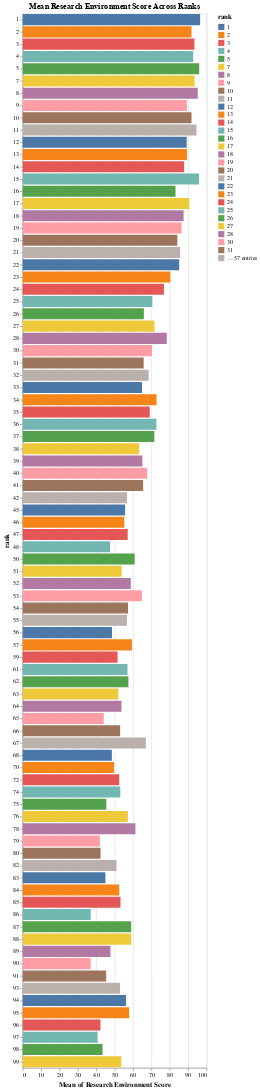

Notebook code cell kept with this figure:
### Markdown cell above
**Analyze the distribution of 'Research Environment Score' across different ranks using a horizontal bar chart**

### Code cell
# Horizontal bar chart using Altair to analyze the distribution of 'Research Environment Score' across ranks
alt.Chart(data).mark_bar().encode(
    y='rank:O',
    x='mean(Research Environment Score):Q',
    color='rank:N'
).properties(
    title='Mean Research Environment Score Across Ranks'
).interactive()

### Figure 1 — Vega-Lite specification as saved in the notebook (floating-point values rounded to 4 significant figures)
{"config": {"view": {"continuousWidth": 300, "continuousHeight": 300}}, "data": {"name": "data-ccb77a1e6e6b53fd516ab1508df2a56c"}, "mark": {"type": "bar"}, "encoding": {"color": {"field": "rank", "type": "nominal"}, "x": {"aggregate": "mean", "field": "Research Environment Score", "type": "quantitative"}, "y": {"field": "rank", "type": "ordinal"}}, "params": [{"name": "param_1", "select": {"type": "interval", "encodings": ["x", "y"]}, "bind": "scales"}], "title": "Mean Research Environment Score Across Ranks", "$schema": "https://vega.github.io/schema/vega-lite/v5.16.3.json", "datasets": {"data-ccb77a1e6e6b53fd516ab1508df2a56c": [{"rank": 1, "ranking-institution-title": "Massachusetts Institute of Technology", "location": "United States", "Overall scores": 94.8, "Research Quality Score": 92.2, "Industry Score": 99.9, "International Outlook": 89.6, "Research Environment Score": 96.5, "Teaching Score": 96.0}, {"rank": 2, "ranking-institution-title": "Stanford University", "location": "United States", "Overall scores": 93.4, "Research Quality Score": 91.9, "Industry Score": 100.0, "International Outlook": 83.5, "Research Environment Score": 91.8, "Teaching Score": 98.2}, {"rank": 3, "ranking-institution-title": "Harvard University", "location": "United States", "Overall scores": 92.4, "Research Quality Score": 95.2, "Industry Score": 69.8, "International Outlook": 82.1, "Research Environment Score": 93.4, "Teaching Score": 95.0}, {"rank": 4, "ranking-institution-title": "University of California, Berkeley", "location": "United States", "Overall scores": 91.9, "Research Quality Score": 95.2, "Industry Score": 90.6, "International Outlook": 83.5, "Research Environment Score": 92.7, "Teaching Score": 91.1}, {"rank": 5, "ranking-institution-title": "University of Cambridge", "location": "United Kingdom", "Overall scores": 91.7, "Research Quality Score": 86.6, "Industry Score": 76.7, "International Outlook": 95.4, "Research Environment Score": 94.6, "Teaching Score": 93.8}, {"rank": 5, "ranking-institution-title": "University of Oxford", "location": "United Kingdom", "Overall scores": 91.7, "Research Quality Score": 81.7, "Industry Score": 89.4, "International Outlook": 94.5, "Research Environment Score": 97.4, "Teaching Score": 93.5}, {"rank": 7, "ranking-institution-title": "The University of Chicago", "location": "United States", "Overall scores": 91.3, "Research Quality Score": 95.8, "Industry Score": 67.6, "International Outlook": 79.0, "Research Environment Score": 93.5, "Teaching Score": 91.9}, {"rank": 8, "ranking-institution-title": "Tsinghua University", "location": "China", "Overall scores": 90.0, "Research Quality Score": 82.5, "Industry Score": 99.5, "International Outlook": 77.7, "Research Environment Score": 95.2, "Teaching Score": 93.2}, {"rank": 9, "ranking-institution-title": "Yale University", "location": "United States", "Overall scores": 89.5, "Research Quality Score": 86.9, "Industry Score": 67.8, "International Outlook": 85.1, "Research Environment Score": 89.3, "Teaching Score": 96.1}, {"rank": 10, "ranking-institution-title": "Peking University", "location": "China", "Overall scores": 89.2, "Research Quality Score": 74.5, "Industry Score": 95.4, "International Outlook": 94.0, "Research Environment Score": 91.8, "Teaching Score": 96.3}, {"rank": 11, "ranking-institution-title": "London School of Economics and Political Science", "location": "United Kingdom", "Overall scores": 87.8, "Research Quality Score": 81.9, "Industry Score": 68.1, "International Outlook": 95.7, "Research Environment Score": 94.5, "Teaching Score": 85.9}, {"rank": 12, "ranking-institution-title": "University of Pennsylvania", "location": "United States", "Overall scores": 87.5, "Research Quality Score": 86.9, "Industry Score": 71.4, "International Outlook": 74.9, "Research Environment Score": 89.2, "Teaching Score": 92.2}, {"rank": 13, "ranking-institution-title": "Northwestern University", "location": "United States", "Overall scores": 86.8, "Research Quality Score": 86.2, "Industry Score": 77.2, "International Outlook": 79.8, "Research Environment Score": 89.4, "Teaching Score": 88.0}, {"rank": 14, "ranking-institution-title": "Columbia University", "location": "United States", "Overall scores": 86.5, "Research Quality Score": 79.2, "Industry Score": 77.3, "International Outlook": 87.7, "Research Environment Score": 87.8, "Teaching Score": 92.0}, {"rank": 15, "ranking-institution-title": "National University of Singapore", "location": "Singapore", "Overall scores": 85.7, "Research Quality Score": 79.7, "Industry Score": 97.9, "International Outlook": 80.4, "Research Environment Score": 95.9, "Teaching Score": 79.9}, {"rank": 16, "ranking-institution-title": "ETH Zurich", "location": "Switzerland", "Overall scores": 83.5, "Research Quality Score": 87.1, "Industry Score": 99.5, "International Outlook": 96.4, "Research Environment Score": 83.1, "Teaching Score": 75.2}, {"rank": 17, "ranking-institution-title": "New York University", "location": "United States", "Overall scores": 83.3, "Research Quality Score": 75.7, "Industry Score": 68.6, "International Outlook": 89.3, "Research Environment Score": 90.6, "Teaching Score": 82.2}, {"rank": 18, "ranking-institution-title": "Duke University", "location": "United States", "Overall scores": 82.8, "Research Quality Score": 80.2, "Industry Score": 100.0, "International Outlook": 83.0, "Research Environment Score": 87.5, "Teaching Score": 77.7}, {"rank": 19, "ranking-institution-title": "University of California, Los Angeles", "location": "United States", "Overall scores": 81.2, "Research Quality Score": 79.2, "Industry Score": 67.5, "International Outlook": 75.8, "Research Environment Score": 86.4, "Teaching Score": 80.9}, {"rank": 20, "ranking-institution-title": "Cornell University", "location": "United States", "Overall scores": 81.1, "Research Quality Score": 80.7, "Industry Score": 67.5, "International Outlook": 78.2, "Research Environment Score": 84.1, "Teaching Score": 81.0}, {"rank": 21, "ranking-institution-title": "University of Michigan-Ann Arbor", "location": "United States", "Overall scores": 80.8, "Research Quality Score": 81.1, "Industry Score": 74.7, "International Outlook": 73.1, "Research Environment Score": 85.6, "Teaching Score": 78.7}, {"rank": 22, "ranking-institution-title": "Erasmus University Rotterdam", "location": "Netherlands", "Overall scores": 78.3, "Research Quality Score": 81.7, "Industry Score": 75.7, "International Outlook": 89.0, "Research Environment Score": 85.1, "Teaching Score": 65.5}, {"rank": 23, "ranking-institution-title": "UCL", "location": "United Kingdom", "Overall scores": 76.7, "Research Quality Score": 80.2, "Industry Score": 67.4, "International Outlook": 94.5, "Research Environment Score": 80.3, "Teaching Score": 66.0}, {"rank": 24, "ranking-institution-title": "University of Toronto", "location": "Canada", "Overall scores": 75.0, "Research Quality Score": 77.3, "Industry Score": 67.9, "International Outlook": 92.0, "Research Environment Score": 76.8, "Teaching Score": 67.2}, {"rank": 25, "ranking-institution-title": "Shanghai Jiao Tong University", "location": "China", "Overall scores": 74.7, "Research Quality Score": 75.6, "Industry Score": 99.8, "International Outlook": 86.8, "Research Environment Score": 70.5, "Teaching Score": 71.4}, {"rank": 26, "ranking-institution-title": "University of Warwick", "location": "United Kingdom", "Overall scores": 73.7, "Research Quality Score": 83.5, "Industry Score": 66.0, "International Outlook": 95.9, "Research Environment Score": 65.9, "Teaching Score": 68.1}, {"rank": 27, "ranking-institution-title": "Technical University of Munich", "location": "Germany", "Overall scores": 73.2, "Research Quality Score": 79.8, "Industry Score": 99.3, "International Outlook": 80.3, "Research Environment Score": 71.7, "Teaching Score": 63.8}, {"rank": 28, "ranking-institution-title": "Copenhagen Business School", "location": "Denmark", "Overall scores": 72.0, "Research Quality Score": 86.4, "Industry Score": 53.5, "International Outlook": 83.8, "Research Environment Score": 71.1, "Teaching Score": 60.2}, {"rank": 28, "ranking-institution-title": "The University of Tokyo", "location": "Japan", "Overall scores": 72.0, "Research Quality Score": 50.2, "Industry Score": 100.0, "International Outlook": 47.0, "Research Environment Score": 85.6, "Teaching Score": 79.4}, {"rank": 30, "ranking-institution-title": "The Hong Kong University of Science and Technology", "location": "Hong Kong", "Overall scores": 71.4, "Research Quality Score": 78.5, "Industry Score": 100.0, "International Outlook": 89.8, "Research Environment Score": 70.3, "Teaching Score": 57.4}, {"rank": 31, "ranking-institution-title": "University of Manchester", "location": "United Kingdom", "Overall scores": 71.3, "Research Quality Score": 80.4, "Industry Score": 68.1, "International Outlook": 95.6, "Research Environment Score": 65.8, "Teaching Score": 62.7}, {"rank": 32, "ranking-institution-title": "Carnegie Mellon University", "location": "United States", "Overall scores": 71.0, "Research Quality Score": 84.8, "Industry Score": 68.8, "International Outlook": 88.0, "Research Environment Score": 68.5, "Teaching Score": 57.4}, {"rank": 33, "ranking-institution-title": "University of California, San Diego", "location": "United States", "Overall scores": 70.6, "Research Quality Score": 85.1, "Industry Score": 100.0, "International Outlook": 75.6, "Research Environment Score": 64.9, "Teaching Score": 59.4}, {"rank": 34, "ranking-institution-title": "University of Minnesota", "location": "United States", "Overall scores": 70.2, "Research Quality Score": 77.3, "Industry Score": 82.0, "International Outlook": 56.5, "Research Environment Score": 72.8, "Teaching Score": 64.3}, {"rank": 35, "ranking-institution-title": "University of British Columbia", "location": "Canada", "Overall scores": 69.9, "Research Quality Score": 77.0, "Industry Score": 71.4, "International Outlook": 95.6, "Research Environment Score": 69.1, "Teaching Score": 56.9}, {"rank": 36, "ranking-institution-title": "LMU Munich", "location": "Germany", "Overall scores": 69.0, "Research Quality Score": 66.4, "Industry Score": 97.1, "International Outlook": 72.8, "Research Environment Score": 72.7, "Teaching Score": 62.7}, {"rank": 37, "ranking-institution-title": "University of Mannheim", "location": "Germany", "Overall scores": 68.6, "Research Quality Score": 71.4, "Industry Score": 93.0, "International Outlook": 63.4, "Research Environment Score": 71.6, "Teaching Score": 61.6}, {"rank": 38, "ranking-institution-title": "Nanyang Technological University, Singapore", "location": "Singapore", "Overall scores": 68.4, "Research Quality Score": 77.4, "Industry Score": 100.0, "International Outlook": 86.8, "Research Environment Score": 63.3, "Teaching Score": 56.6}, {"rank": 39, "ranking-institution-title": "University of Hong Kong", "location": "Hong Kong", "Overall scores": 68.3, "Research Quality Score": 80.1, "Industry Score": 72.5, "International Outlook": 97.6, "Research Environment Score": 65.1, "Teaching Score": 52.6}, {"rank": 40, "ranking-institution-title": "Tilburg University", "location": "Netherlands", "Overall scores": 68.1, "Research Quality Score": 72.3, "Industry Score": 99.7, "International Outlook": 81.4, "Research Environment Score": 67.7, "Teaching Score": 57.1}, {"rank": 41, "ranking-institution-title": "University of Melbourne", "location": "Australia", "Overall scores": 67.8, "Research Quality Score": 74.7, "Industry Score": 79.2, "International Outlook": 93.9, "Research Environment Score": 65.5, "Teaching Score": 55.1}, {"rank": 42, "ranking-institution-title": "Fudan University", "location": "China", "Overall scores": 67.1, "Research Quality Score": 74.1, "Industry Score": 88.0, "International Outlook": 77.1, "Research Environment Score": 55.1, "Teaching Score": 67.9}, {"rank": 42, "ranking-institution-title": "Zhejiang University", "location": "China", "Overall scores": 67.1, "Research Quality Score": 82.4, "Industry Score": 94.8, "International Outlook": 87.0, "Research Environment Score": 53.0, "Teaching Score": 59.5}, {"rank": 42, "ranking-institution-title": "University of Zurich", "location": "Switzerland", "Overall scores": 67.1, "Research Quality Score": 80.0, "Industry Score": 91.0, "International Outlook": 90.2, "Research Environment Score": 62.2, "Teaching Score": 51.5}, {"rank": 45, "ranking-institution-title": "Hong Kong Polytechnic University", "location": "Hong Kong", "Overall scores": 67.0, "Research Quality Score": 92.9, "Industry Score": 70.9, "International Outlook": 95.5, "Research Environment Score": 55.7, "Teaching Score": 48.5}, {"rank": 46, "ranking-institution-title": "Monash University", "location": "Australia", "Overall scores": 66.4, "Research Quality Score": 78.4, "Industry Score": 73.9, "International Outlook": 92.6, "Research Environment Score": 55.3, "Teaching Score": 59.2}, {"rank": 47, "ranking-institution-title": "Yonsei University (Seoul campus)", "location": "South Korea", "Overall scores": 64.6, "Research Quality Score": 77.4, "Industry Score": 75.8, "International Outlook": 66.3, "Research Environment Score": 57.1, "Teaching Score": 59.9}, {"rank": 48, "ranking-institution-title": "City University of Hong Kong", "location": "Hong Kong", "Overall scores": 64.5, "Research Quality Score": 76.2, "Industry Score": 100.0, "International Outlook": 99.0, "Research Environment Score": 54.1, "Teaching Score": 51.0}, {"rank": 48, "ranking-institution-title": "Dartmouth College", "location": "United States", "Overall scores": 64.5, "Research Quality Score": 93.7, "Industry Score": 67.5, "International Outlook": 60.6, "Research Environment Score": 41.0, "Teaching Score": 65.7}, {"rank": 50, "ranking-institution-title": "Michigan State University", "location": "United States", "Overall scores": 64.2, "Research Quality Score": 79.8, "Industry Score": 67.3, "International Outlook": 71.6, "Research Environment Score": 60.9, "Teaching Score": 52.4}, {"rank": 51, "ranking-institution-title": "University of Southern California", "location": "United States", "Overall scores": 63.9, "Research Quality Score": 86.7, "Industry Score": 69.2, "International Outlook": 76.6, "Research Environment Score": 53.8, "Teaching Score": 51.3}, {"rank": 52, "ranking-institution-title": "University of Groningen", "location": "Netherlands", "Overall scores": 63.5, "Research Quality Score": 79.9, "Industry Score": 92.1, "International Outlook": 84.8, "Research Environment Score": 58.8, "Teaching Score": 45.0}, {"rank": 53, "ranking-institution-title": "University of Bonn", "location": "Germany", "Overall scores": 63.2, "Research Quality Score": 63.3, "Industry Score": 84.9, "International Outlook": 81.2, "Research Environment Score": 64.8, "Teaching Score": 53.3}, {"rank": 54, "ranking-institution-title": "University of Washington", "location": "United States", "Overall scores": 63.0, "Research Quality Score": 78.7, "Industry Score": 67.5, "International Outlook": 78.6, "Research Environment Score": 57.3, "Teaching Score": 50.7}, {"rank": 55, "ranking-institution-title": "Australian National University", "location": "Australia", "Overall scores": 62.9, "Research Quality Score": 70.7, "Industry Score": 67.3, "International Outlook": 92.4, "Research Environment Score": 56.7, "Teaching Score": 53.5}, {"rank": 56, "ranking-institution-title": "University of Edinburgh", "location": "United Kingdom", "Overall scores": 62.8, "Research Quality Score": 75.0, "Industry Score": 67.9, "International Outlook": 94.7, "Research Environment Score": 48.6, "Teaching Score": 57.3}, {"rank": 57, "ranking-institution-title": "Chinese University of Hong Kong", "location": "Hong Kong", "Overall scores": 62.6, "Research Quality Score": 72.1, "Industry Score": 69.7, "International Outlook": 91.8, "Research Environment Score": 60.7, "Teaching Score": 47.2}, {"rank": 57, "ranking-institution-title": "KU Leuven", "location": "Belgium", "Overall scores": 62.6, "Research Quality Score": 78.8, "Industry Score": 100.0, "International Outlook": 73.2, "Research Environment Score": 58.1, "Teaching Score": 45.7}, {"rank": 59, "ranking-institution-title": "University of St Gallen", "location": "Switzerland", "Overall scores": 62.1, "Research Quality Score": 83.0, "Industry Score": 84.9, "International Outlook": 92.2, "Research Environment Score": 39.9, "Teaching Score": 56.0}, {"rank": 59, "ranking-institution-title": "University of Texas at Austin", "location": "United States", "Overall scores": 62.1, "Research Quality Score": 72.6, "Industry Score": 78.6, "International Outlook": 47.0, "Research Environment Score": 63.3, "Teaching Score": 54.6}, {"rank": 61, "ranking-institution-title": "University of Illinois at Urbana-Champaign", "location": "United States", "Overall scores": 61.5, "Research Quality Score": 74.5, "Industry Score": 79.2, "International Outlook": 67.8, "Research Environment Score": 57.0, "Teaching Score": 51.4}, {"rank": 62, "ranking-institution-title": "Lomonosov Moscow State University", "location": null, "Overall scores": 61.4, "Research Quality Score": 43.3, "Industry Score": 76.6, "International Outlook": 67.7, "Research Environment Score": 57.5, "Teaching Score": 76.5}, {"rank": 63, "ranking-institution-title": "University of California, Davis", "location": "United States", "Overall scores": 61.2, "Research Quality Score": 84.3, "Industry Score": 76.2, "International Outlook": 84.6, "Research Environment Score": 52.0, "Teaching Score": 42.9}, {"rank": 64, "ranking-institution-title": "King’s College London", "location": "United Kingdom", "Overall scores": 61.1, "Research Quality Score": 76.0, "Industry Score": 31.1, "International Outlook": 93.9, "Research Environment Score": 53.7, "Teaching Score": 50.7}, {"rank": 65, "ranking-institution-title": "Boston University", "location": "United States", "Overall scores": 60.9, "Research Quality Score": 91.3, "Industry Score": 63.5, "International Outlook": 81.4, "Research Environment Score": 44.1, "Teaching Score": 47.0}, {"rank": 66, "ranking-institution-title": "Indiana University", "location": "United States", "Overall scores": 60.8, "Research Quality Score": 81.0, "Industry Score": 79.8, "International Outlook": 67.7, "Research Environment Score": 53.0, "Teaching Score": 47.8}, {"rank": 67, "ranking-institution-title": "University of Wisconsin-Madison", "location": "United States", "Overall scores": 60.5, "Research Quality Score": 62.3, "Industry Score": 70.7, "International Outlook": 62.9, "Research Environment Score": 67.0, "Teaching Score": 50.1}, {"rank": 68, "ranking-institution-title": "Purdue University West Lafayette", "location": "United States", "Overall scores": 60.2, "Research Quality Score": 71.2, "Industry Score": 69.6, "International Outlook": 75.8, "Research Environment Score": 58.1, "Teaching Score": 47.7}, {"rank": 68, "ranking-institution-title": "University of Virginia (Main campus)", "location": "United States", "Overall scores": 60.2, "Research Quality Score": 83.4, "Industry Score": 67.3, "International Outlook": 63.6, "Research Environment Score": 38.9, "Teaching Score": 61.2}, {"rank": 70, "ranking-institution-title": "University of Amsterdam", "location": "Netherlands", "Overall scores": 60.0, "Research Quality Score": 75.0, "Industry Score": 71.4, "International Outlook": 90.9, "Research Environment Score": 47.3, "Teaching Score": 50.3}, {"rank": 70, "ranking-institution-title": "The University of Sydney", "location": "Australia", "Overall scores": 60.0, "Research Quality Score": 73.9, "Industry Score": 78.8, "International Outlook": 89.2, "Research Environment Score": 52.1, "Teaching Score": 45.5}, {"rank": 72, "ranking-institution-title": "Johns Hopkins University", "location": "United States", "Overall scores": 59.8, "Research Quality Score": 68.0, "Industry Score": 68.1, "International Outlook": 88.9, "Research Environment Score": 53.1, "Teaching Score": 50.4}, {"rank": 72, "ranking-institution-title": "Université de Montréal", "location": "Canada", "Overall scores": 59.8, "Research Quality Score": 69.9, "Industry Score": 93.4, "International Outlook": 85.7, "Research Environment Score": 51.9, "Teaching Score": 47.8}, {"rank": 74, "ranking-institution-title": "The University of Queensland", "location": "Australia", "Overall scores": 59.7, "Research Quality Score": 83.8, "Industry Score": 77.0, "International Outlook": 94.1, "Research Environment Score": 53.1, "Teaching Score": 34.3}, {"rank": 75, "ranking-institution-title": "University of Nottingham", "location": "United Kingdom", "Overall scores": 59.6, "Research Quality Score": 80.5, "Industry Score": 64.4, "International Outlook": 96.3, "Research Environment Score": 45.5, "Teaching Score": 45.6}, {"rank": 76, "ranking-institution-title": "University of North Carolina at Chapel Hill", "location": "United States", "Overall scores": 59.4, "Research Quality Score": 82.4, "Industry Score": 67.9, "International Outlook": 55.2, "Research Environment Score": 53.0, "Teaching Score": 47.1}, {"rank": 76, "ranking-institution-title": "University of Toulouse", "location": "France", "Overall scores": 59.4, "Research Quality Score": 63.2, "Industry Score": 72.9, "International Outlook": 84.8, "Research Environment Score": 61.4, "Teaching Score": 45.1}, {"rank": 78, "ranking-institution-title": "Kyoto University", "location": "Japan", "Overall scores": 59.2, "Research Quality Score": 48.6, "Industry Score": 99.7, "International Outlook": 59.3, "Research Environment Score": 61.3, "Teaching Score": 60.4}, {"rank": 79, "ranking-institution-title": "University of Reading", "location": "United Kingdom", "Overall scores": 59.1, "Research Quality Score": 85.2, "Industry Score": 75.8, "International Outlook": 94.6, "Research Environment Score": 42.0, "Teaching Score": 42.6}, {"rank": 80, "ranking-institution-title": "University of Massachusetts", "location": "United States", "Overall scores": 59.0, "Research Quality Score": 72.7, "Industry Score": 66.6, "International Outlook": 73.2, "Research Environment Score": 46.7, "Teaching Score": 55.2}, {"rank": 80, "ranking-institution-title": "University of Navarra", "location": "Spain", "Overall scores": 59.0, "Research Quality Score": 73.8, "Industry Score": 26.1, "International Outlook": 94.5, "Research Environment Score": 38.0, "Teaching Score": 62.5}, {"rank": 82, "ranking-institution-title": "Lund University", "location": "Sweden", "Overall scores": 58.8, "Research Quality Score": 86.1, "Industry Score": 92.4, "International Outlook": 66.2, "Research Environment Score": 51.0, "Teaching Score": 37.8}, {"rank": 83, "ranking-institution-title": "Maastricht University", "location": "Netherlands", "Overall scores": 58.7, "Research Quality Score": 69.2, "Industry Score": 93.8, "International Outlook": 96.3, "Research Environment Score": 45.0, "Teaching Score": 48.5}, {"rank": 84, "ranking-institution-title": "Aalto University", "location": "Finland", "Overall scores": 58.6, "Research Quality Score": 79.5, "Industry Score": 82.6, "International Outlook": 66.9, "Research Environment Score": 52.5, "Teaching Score": 41.9}, {"rank": 85, "ranking-institution-title": "University of Maryland, College Park", "location": "United States", "Overall scores": 58.5, "Research Quality Score": 81.2, "Industry Score": 67.5, "International Outlook": 52.2, "Research Environment Score": 53.2, "Teaching Score": 46.1}, {"rank": 86, "ranking-institution-title": "Western University", "location": "Canada", "Overall scores": 58.2, "Research Quality Score": 75.5, "Industry Score": 90.7, "International Outlook": 90.9, "Research Environment Score": 37.0, "Teaching Score": 52.1}, {"rank": 87, "ranking-institution-title": "HSE University", "location": null, "Overall scores": 58.1, "Research Quality Score": 54.7, "Industry Score": 69.7, "International Outlook": 49.2, "Research Environment Score": 59.0, "Teaching Score": 61.2}, {"rank": 88, "ranking-institution-title": "Seoul National University", "location": "South Korea", "Overall scores": 57.7, "Research Quality Score": 55.7, "Industry Score": 100.0, "International Outlook": 47.2, "Research Environment Score": 59.0, "Teaching Score": 55.4}, {"rank": 89, "ranking-institution-title": "McGill University", "location": "Canada", "Overall scores": 57.4, "Research Quality Score": 67.9, "Industry Score": 75.7, "International Outlook": 94.8, "Research Environment Score": 47.7, "Teaching Score": 45.5}, {"rank": 90, "ranking-institution-title": "University of Surrey", "location": "United Kingdom", "Overall scores": 57.0, "Research Quality Score": 95.4, "Industry Score": 46.5, "International Outlook": 98.1, "Research Environment Score": 37.0, "Teaching Score": 35.4}, {"rank": 91, "ranking-institution-title": "Penn State (Main campus)", "location": "United States", "Overall scores": 56.9, "Research Quality Score": 72.1, "Industry Score": 67.6, "International Outlook": 62.9, "Research Environment Score": 53.0, "Teaching Score": 45.1}, {"rank": 91, "ranking-institution-title": "Trinity College Dublin", "location": "Ireland", "Overall scores": 56.9, "Research Quality Score": 90.0, "Industry Score": 67.2, "International Outlook": 88.3, "Research Environment Score": 37.8, "Teaching Score": 38.8}, {"rank": 93, "ranking-institution-title": "Pompeu Fabra University", "location": "Spain", "Overall scores": 56.8, "Research Quality Score": 64.6, "Industry Score": 63.5, "International Outlook": 75.0, "Research Environment Score": 52.9, "Teaching Score": 48.1}, {"rank": 94, "ranking-institution-title": "University of Florida", "location": "United States", "Overall scores": 56.6, "Research Quality Score": 79.6, "Industry Score": 68.8, "International Outlook": 51.5, "Research Environment Score": 56.2, "Teaching Score": 38.1}, {"rank": 95, "ranking-institution-title": "Texas A&M University", "location": "United States", "Overall scores": 56.4, "Research Quality Score": 78.6, "Industry Score": 69.0, "International Outlook": 57.9, "Research Environment Score": 57.9, "Teaching Score": 34.3}, {"rank": 96, "ranking-institution-title": "City, University of London", "location": "United Kingdom", "Overall scores": 56.0, "Research Quality Score": 73.3, "Industry Score": 64.4, "International Outlook": 97.5, "Research Environment Score": 42.3, "Teaching Score": 42.5}, {"rank": 97, "ranking-institution-title": "Nanjing University", "location": "China", "Overall scores": 55.9, "Research Quality Score": 79.4, "Industry Score": 90.0, "International Outlook": 71.5, "Research Environment Score": 34.9, "Teaching Score": 49.4}, {"rank": 97, "ranking-institution-title": "UNSW Sydney", "location": "Australia", "Overall scores": 55.9, "Research Quality Score": 73.5, "Industry Score": 93.7, "International Outlook": 93.1, "Research Environment Score": 46.6, "Teaching Score": 35.1}, {"rank": 98, "ranking-institution-title": "Lancaster University", "location": "United Kingdom", "Overall scores": 55.8, "Research Quality Score": 78.5, "Industry Score": 67.1, "International Outlook": 96.8, "Research Environment Score": 43.4, "Teaching Score": 36.2}, {"rank": 99, "ranking-institution-title": "Ohio State University (Main campus)", "location": "United States", "Overall scores": 55.8, "Research Quality Score": 77.4, "Industry Score": 69.9, "International Outlook": 71.3, "Research Environment Score": 53.6, "Teaching Score": 34.0}]}}
